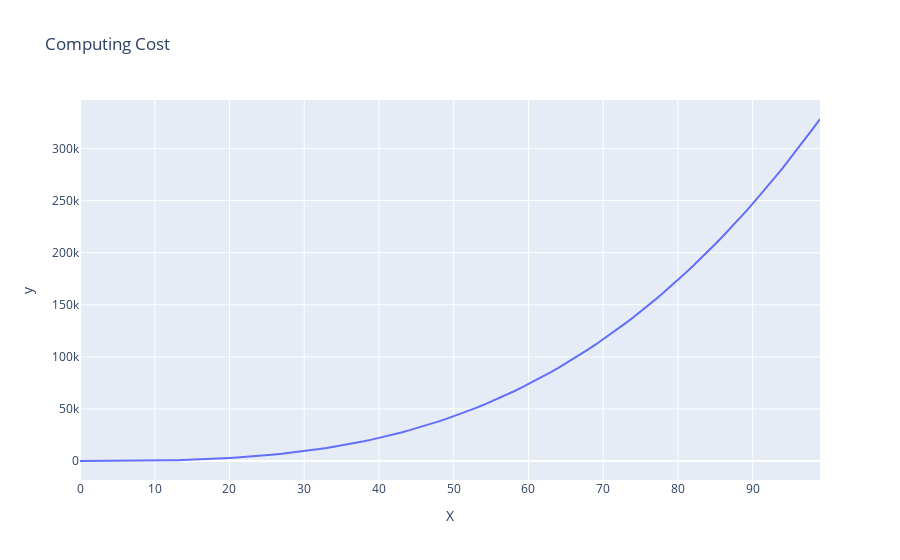

Here is the notebook cell this chart was saved with:
### Markdown cell above
## 2

### Code cell
import plotly.graph_objects as go

X = list(range(100)) 
y = [n*(n+1)*(2*n+1) // 6 for n in X]    

fig = go.Figure()
fig.add_trace(go.Scatter(x=X, y=y, mode='lines', name='Cost'))

fig.update_layout(title='Computing Cost',
                  xaxis_title='X',
                  yaxis_title='y')

fig.show()

### Figure 1 — Plotly figure (JSON) as saved in the notebook; plotly's stock layout.template omitted (floating-point values rounded to 4 significant figures)
{"data": [{"mode": "lines", "name": "Cost", "type": "scatter", "x": [0, 1, 2, 3, 4, 5, 6, 7, 8, 9, 10, 11, 12, 13, 14, 15, 16, 17, 18, 19, 20, 21, 22, 23, 24, 25, 26, 27, 28, 29, 30, 31, 32, 33, 34, 35, 36, 37, 38, 39, 40, 41, 42, 43, 44, 45, 46, 47, 48, 49, 50, 51, 52, 53, 54, 55, 56, 57, 58, 59, 60, 61, 62, 63, 64, 65, 66, 67, 68, 69, 70, 71, 72, 73, 74, 75, 76, 77, 78, 79, 80, 81, 82, 83, 84, 85, 86, 87, 88, 89, 90, 91, 92, 93, 94, 95, 96, 97, 98, 99], "y": [0, 1, 5, 14, 30, 55, 91, 140, 204, 285, 385, 506, 650, 819, 1015, 1240, 1496, 1785, 2109, 2470, 2870, 3311, 3795, 4324, 4900, 5525, 6201, 6930, 7714, 8555, 9455, 10416, 11440, 12529, 13685, 14910, 16206, 17575, 19019, 20540, 22140, 23821, 25585, 27434, 29370, 31395, 33511, 35720, 38024, 40425, 42925, 45526, 48230, 51039, 53955, 56980, 60116, 63365, 66729, 70210, 73810, 77531, 81375, 85344, 89440, 93665, 98021, 102510, 107134, 111895, 116795, 121836, 127020, 132349, 137825, 143450, 149226, 155155, 161239, 167480, 173880, 180441, 187165, 194054, 201110, 208335, 215731, 223300, 231044, 238965, 247065, 255346, 263810, 272459, 281295, 290320, 299536, 308945, 318549, 328350]}], "layout": {"title": {"text": "Computing Cost"}, "xaxis": {"title": {"text": "X"}}, "yaxis": {"title": {"text": "y"}}}}
